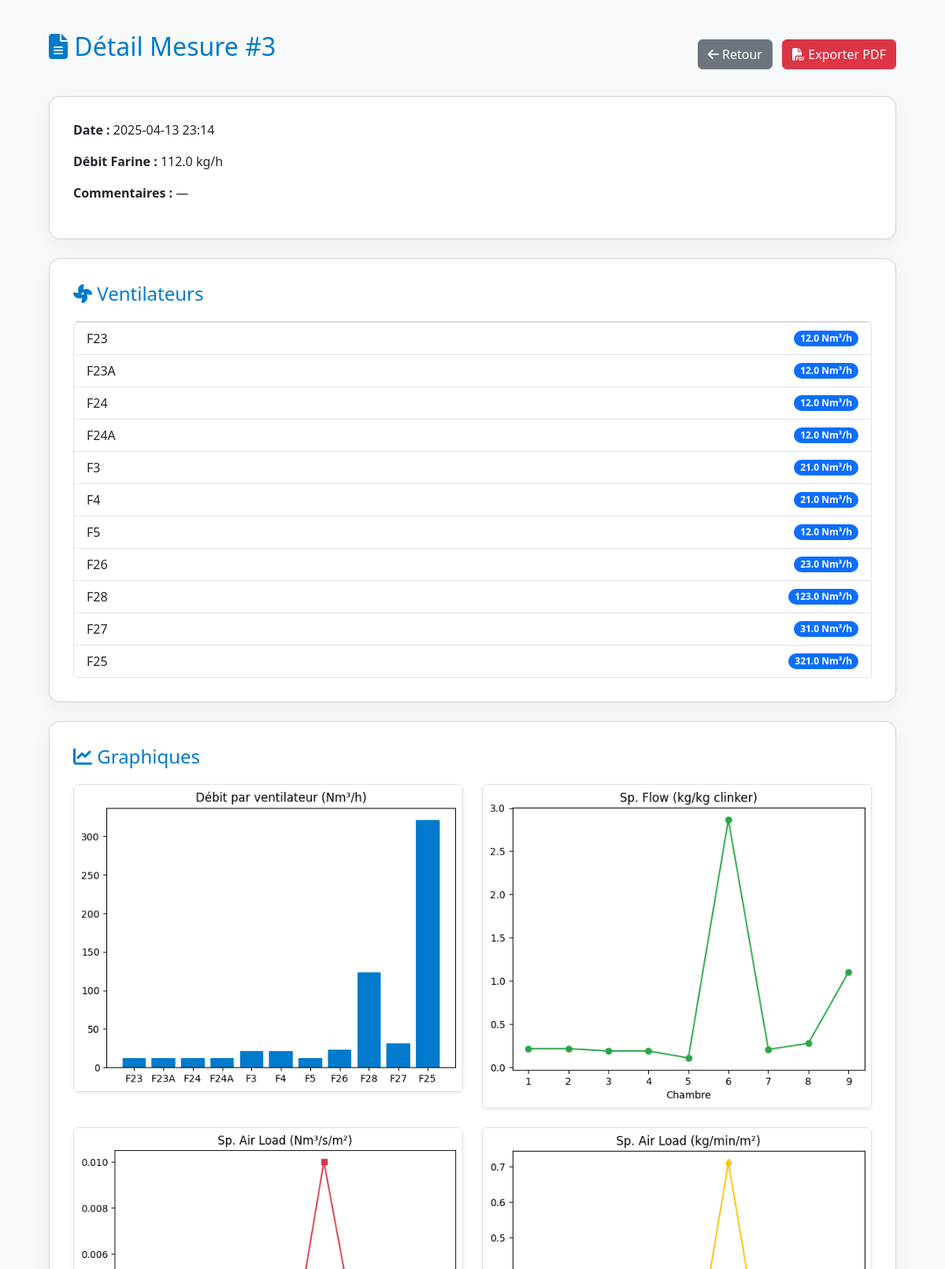
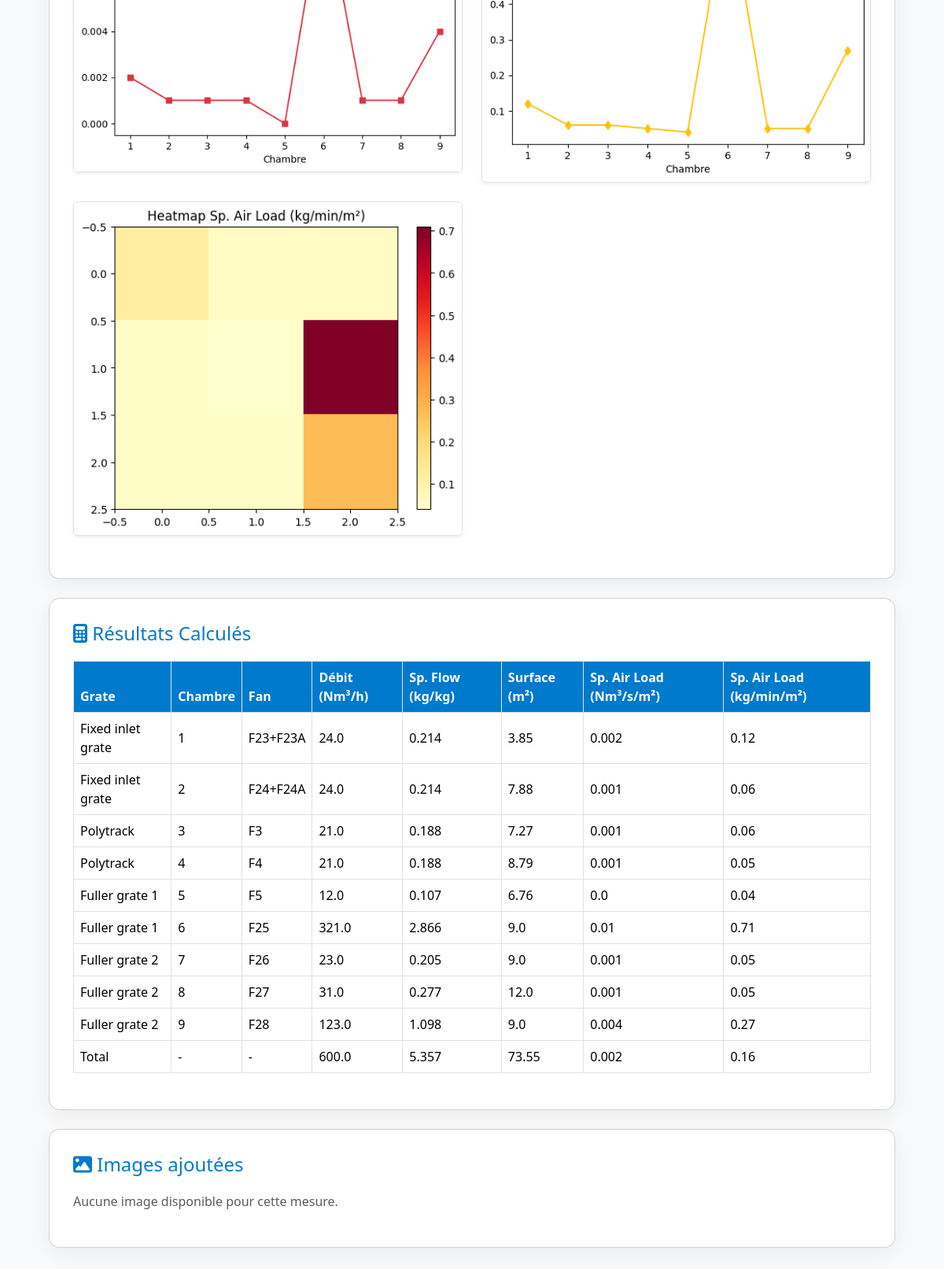
Page /mesures/3/ on the committed database (2 pictures, top to bottom).
### refroidisseur_app/models.py (models this page shows, shortened)
class MesureRefroidisseur(models.Model):
    date_heure = models.DateTimeField()
    debit_farine = models.FloatField()
    commentaires = models.TextField(blank=True, null=True)

class VentilateurMesure(models.Model):
    mesure = models.ForeignKey(MesureRefroidisseur, on_delete=models.CASCADE, related_name='ventilateurs')
    nom = models.CharField(max_length=50)
    debit = models.FloatField()

class ResultatCalcul(models.Model):
    mesure = models.ForeignKey(MesureRefroidisseur, on_delete=models.CASCADE, related_name='resultats')
    grate = models.CharField(max_length=100)
    chambre = models.CharField(max_length=20)
    fan = models.CharField(max_length=100)
    flow = models.FloatField()
    flow_specifique = models.FloatField()
    area = models.FloatField()
    sp_air_load = models.FloatField()
    sp_air_load_kg = models.FloatField()

### refroidisseur_app/views.py (the view)
# urls.py: path('mesures/<int:pk>/', views.mesure_detail, name='mesure_detail'),
def mesure_detail(request, pk):
    mesure = get_object_or_404(MesureRefroidisseur, pk=pk)
    noms = [v.nom for v in mesure.ventilateurs.all()]
    debits = [v.debit for v in mesure.ventilateurs.all()]
    resultats = mesure.resultats.exclude(chambre='-').order_by('chambre')
    flow_specifiques = [r.flow_specifique for r in resultats]
    air_loads = [r.sp_air_load for r in resultats]
    air_kg = [r.sp_air_load_kg for r in resultats]
    graphs = []
    fig, ax = plt.subplots()
    ax.bar(noms, debits, color="#007acc")
    ax.set_title("Débit par ventilateur (Nm³/h)")
    graphs.append(fig_to_base64(fig))
    fig, ax = plt.subplots()
    ax.plot(range(1, 10), flow_specifiques, marker='o', color='#28a745')
    ax.set_title("Sp. Flow (kg/kg clinker)")
    ax.set_xlabel("Chambre")
    graphs.append(fig_to_base64(fig))
    fig, ax = plt.subplots()
    ax.plot(range(1, 10), air_loads, marker='s', color='#dc3545')
    ax.set_title("Sp. Air Load (Nm³/s/m²)")
    ax.set_xlabel("Chambre")
    graphs.append(fig_to_base64(fig))
    fig, ax = plt.subplots()
    ax.plot(range(1, 10), air_kg, marker='d', color='#ffc107')
    ax.set_title("Sp. Air Load (kg/min/m²)")
    ax.set_xlabel("Chambre")
    graphs.append(fig_to_base64(fig))
    heatmap_data = np.array(air_kg).reshape(3, 3)
    fig, ax = plt.subplots()
    c = ax.imshow(heatmap_data, cmap='YlOrRd')
    plt.colorbar(c, ax=ax)
    ax.set_title("Heatmap Sp. Air Load (kg/min/m²)")
    graphs.append(fig_to_base64(fig))
    return render(request, 'mesure_detail.html', {
        'mesure': mesure,
        'graphs': graphs
    })

### refroidisseur_app/views.py (called while the page is built)
def fig_to_base64(fig):
    buf = io.BytesIO()
    fig.savefig(buf, format='png', bbox_inches='tight')
    plt.close(fig)
    buf.seek(0)
    return base64.b64encode(buf.read()).decode()

### refroidisseur_app/templates/mesure_detail.html (shortened to what this page needs)
<!DOCTYPE html>
<html lang="fr">
<head>
  <link href="https://cdn.jsdelivr.net/npm/bootstrap@5.3.2/dist/css/bootstrap.min.css" rel="stylesheet">
  <link rel="stylesheet" href="https://cdnjs.cloudflare.com/ajax/libs/font-awesome/6.5.1/css/all.min.css">
  <link rel="stylesheet" href="https://cdnjs.cloudflare.com/ajax/libs/animate.css/4.1.1/animate.min.css">
</head>
<body>
<div class="container animate__animated animate__fadeIn">
  <div class="d-flex justify-content-between align-items-center mb-4">
    <h2 class="section-title"><i class="fa-solid fa-file-alt"></i> Détail Mesure #{{ mesure.id }}</h2>
    <div>
      <a href="{% url 'mesures_list' %}" class="btn btn-secondary me-2">
        <i class="fa-solid fa-arrow-left"></i> Retour
      </a>
      <a href="{% url 'export_pdf' mesure.id %}" class="btn btn-danger">
        <i class="fa-solid fa-file-pdf"></i> Exporter PDF
      </a>
    </div>
  </div>
  <div class="card card-custom mb-4">
    <p><strong>Date :</strong> {{ mesure.date_heure|date:"Y-m-d H:i" }}</p>
    <p><strong>Débit Farine :</strong> {{ mesure.debit_farine }} kg/h</p>
    <p><strong>Commentaires :</strong> {{ mesure.commentaires|default:"—" }}</p>
  </div>
  <div class="card card-custom mb-4">
    <h4 class="section-title"><i class="fa-solid fa-fan"></i> Ventilateurs</h4>
    <ul class="list-group">
      {% for vent in mesure.ventilateurs.all %}
        <li class="list-group-item d-flex justify-content-between align-items-center">
          {{ vent.nom }}
          <span class="badge bg-primary rounded-pill">{{ vent.debit }} Nm³/h</span>
        </li>
      {% endfor %}
    </ul>
  </div>
  {% if graphs %}
  <div class="card card-custom mb-4">
    <h4 class="section-title"><i class="fa-solid fa-chart-line"></i> Graphiques</h4>
    <div class="row">
      {% for g in graphs %}
      <div class="col-md-6 mb-4">
        <img class="img-fluid rounded border shadow-sm" alt="Graphique">
      </div>
      {% endfor %}
    </div>
  </div>
  {% endif %}
  <div class="card card-custom mb-4">
    <h4 class="section-title"><i class="fa-solid fa-calculator"></i> Résultats Calculés</h4>
    <div class="table-responsive">
      <table class="table table-bordered align-middle">
        <thead>
          <tr>
            <th>Grate</th>
            <th>Chambre</th>
            <th>Fan</th>
            <th>Débit (Nm³/h)</th>
            <th>Sp. Flow (kg/kg)</th>
            <th>Surface (m²)</th>
            <th>Sp. Air Load (Nm³/s/m²)</th>
            <th>Sp. Air Load (kg/min/m²)</th>
          </tr>
        </thead>
        <tbody>
          {% for r in mesure.resultats.all %}
          <tr>
            <td>{{ r.grate }}</td>
            <td>{{ r.chambre }}</td>
            <td>{{ r.fan }}</td>
            <td>{{ r.flow }}</td>
            <td>{{ r.flow_specifique }}</td>
            <td>{{ r.area }}</td>
            <td>{{ r.sp_air_load }}</td>
            <td>{{ r.sp_air_load_kg }}</td>
          </tr>
          {% endfor %}
        </tbody>
      </table>
    </div>
  </div>
  <div class="card card-custom mb-4">
    <h4 class="section-title"><i class="fa-solid fa-image"></i> Images ajoutées</h4>
    {% if mesure.images.all %}
    <div class="row">
      {% for img in mesure.images.all %}
        <div class="col-md-4 mb-3">
          <img src="{{ img.image.url }}" class="img-fluid rounded shadow-sm" alt="Image">
        </div>
      {% endfor %}
    </div>
    {% else %}
    <p class="text-muted">Aucune image disponible pour cette mesure.</p>
    {% endif %}
  </div>
</div>
</body>
</html>

### refroidisseur_app/templates/mesure_detail.html (style rules this page uses)
body { background-color: #f8f9fa; font-family: 'Segoe UI', sans-serif; }
.container { max-width: 1100px; margin: 40px auto; }
.card-custom { background-color: white; border-radius: 14px; padding: 30px; box-shadow: 0 8px 24px rgba(0, 0, 0, 0.05); }
.section-title { color: #007acc; margin-bottom: 20px; }
.table th { background-color: #007acc; color: white; }

### rows in the picture
MesureRefroidisseur: id "3", date_heure "2025-04-13 23:14", debit_farine "112.0", commentaires "—"
VentilateurMesure: nom "F23", debit "12.0"
VentilateurMesure: nom "F23A", debit "12.0"
VentilateurMesure: nom "F24", debit "12.0"
VentilateurMesure: nom "F24A", debit "12.0"
VentilateurMesure: nom "F3", debit "21.0"
VentilateurMesure: nom "F4", debit "21.0"
VentilateurMesure: nom "F5", debit "12.0"
VentilateurMesure: nom "F26", debit "23.0"
VentilateurMesure: nom "F28", debit "123.0"
VentilateurMesure: nom "F27", debit "31.0"
VentilateurMesure: nom "F25", debit "321.0"
ResultatCalcul: grate "Fixed inlet grate", chambre "1", fan "F23+F23A", flow "24.0", flow_specifique "0.214", area "3.85", sp_air_load "0.002", sp_air_load_kg "0.12"
ResultatCalcul: grate "Fixed inlet grate", chambre "2", fan "F24+F24A", flow "24.0", flow_specifique "0.214", area "7.88", sp_air_load "0.001", sp_air_load_kg "0.06"
ResultatCalcul: grate "Polytrack", chambre "3", fan "F3", flow "21.0", flow_specifique "0.188", area "7.27", sp_air_load "0.001", sp_air_load_kg "0.06"
ResultatCalcul: grate "Polytrack", chambre "4", fan "F4", flow "21.0", flow_specifique "0.188", area "8.79", sp_air_load "0.001", sp_air_load_kg "0.05"
ResultatCalcul: grate "Fuller grate 1", chambre "5", fan "F5", flow "12.0", flow_specifique "0.107", area "6.76", sp_air_load "0.0", sp_air_load_kg "0.04"
ResultatCalcul: grate "Fuller grate 1", chambre "6", fan "F25", flow "321.0", flow_specifique "2.866", area "9.0", sp_air_load "0.01", sp_air_load_kg "0.71"
ResultatCalcul: grate "Fuller grate 2", chambre "7", fan "F26", flow "23.0", flow_specifique "0.205", area "9.0", sp_air_load "0.001", sp_air_load_kg "0.05"
ResultatCalcul: grate "Fuller grate 2", chambre "8", fan "F27", flow "31.0", flow_specifique "0.277", area "12.0", sp_air_load "0.001", sp_air_load_kg "0.05"
ResultatCalcul: grate "Fuller grate 2", chambre "9", fan "F28", flow "123.0", flow_specifique "1.098", area "9.0", sp_air_load "0.004", sp_air_load_kg "0.27"
ResultatCalcul: grate "Total", chambre "-", fan "-", flow "600.0", flow_specifique "5.357", area "73.55", sp_air_load "0.002", sp_air_load_kg "0.16"
